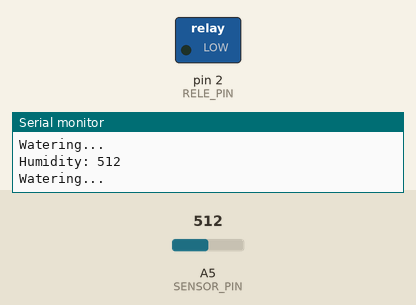
The sketch below on a simulated Arduino Uno, built with avr-gcc and run on an emulated ATmega328P. Parts: switched loads named in the sketch (green lamp = pin HIGH), the last lines printed to the serial monitor. The test bench sets the inputs (shaded band); at power-on: A5 (SENSOR_PIN) = 512.

Above: at 1.8 s.
1.9 s: A5 (SENSOR_PIN) set to 441
3.4 s: A5 (SENSOR_PIN) set to 414
At 5.2 s:
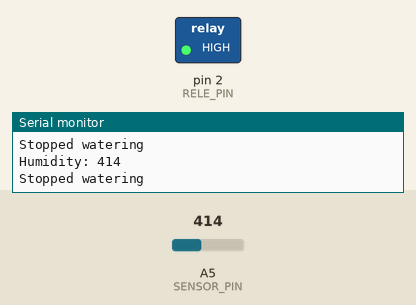
5.5 s: A5 (SENSOR_PIN) set to 435
At 6.8 s:
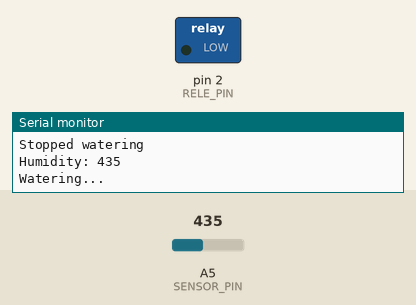
7.5 s: A5 (SENSOR_PIN) set to 415
At 8.4 s:
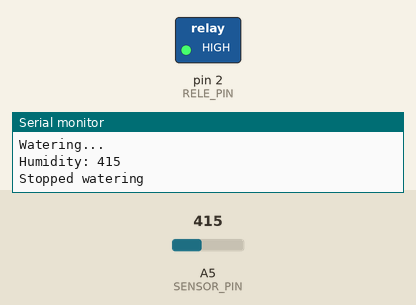
Timing chart, 0 to 10.5 s (numbered marks = the images above; inputs shaded):
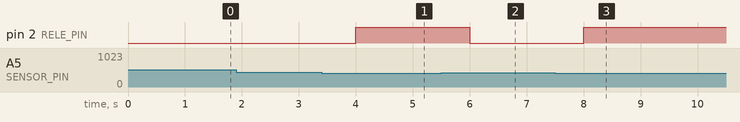

The sketch:

main.ino
```cpp
const int RELE_PIN = 2;
const int SENSOR_PIN = A5;
int humidityLvl = 0;

void setup() {
  Serial.begin(115200);
  pinMode(RELE_PIN, OUTPUT);
}

void loop() {
  humidityLvl = analogRead(SENSOR_PIN);

  Serial.print("Humidity: ");
  Serial.println(humidityLvl);

  if (humidityLvl > 425) {
    Serial.println("Watering...");
    digitalWrite(RELE_PIN, LOW);
  } else {
    Serial.println("Stopped watering");
    digitalWrite(RELE_PIN, HIGH);
  }

  delay(1000);
}
```

Measured:
- the behaviour switches between 426 and 425 on A5 (SENSOR_PIN) (found by bisection; images 0 and 1)
- after the input at 3.4 s, pin 2 (RELE_PIN): LOW → HIGH after 0.60 s
- after the input at 5.5 s, pin 2 (RELE_PIN): HIGH → LOW after 0.50 s
- after the input at 7.5 s, pin 2 (RELE_PIN): LOW → HIGH after 0.51 s
